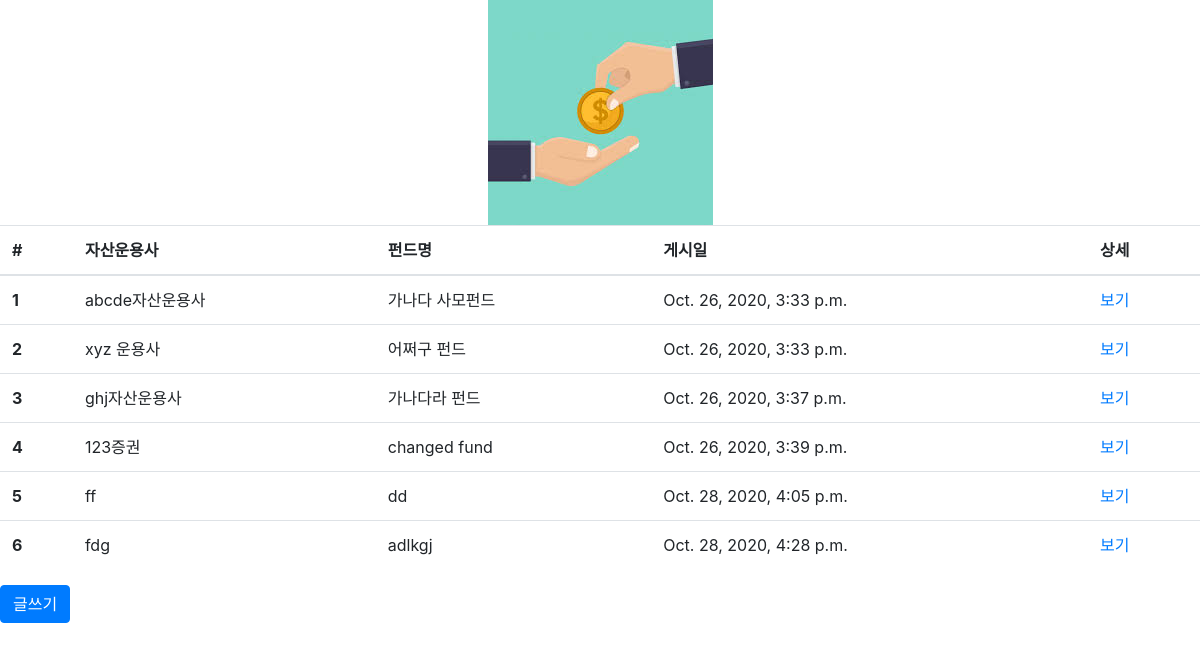
The page /portfolio/ on the database its author committed.
### portfolio/models.py (models this page shows, shortened)
class Portfolios(models.Model):
    author = models.CharField(max_length=100)
    body = models.TextField()
    created_at = models.DateTimeField()

### portfolio/views.py (the view)
# urls.py: path('', views.index, name='index'),
def index(request):
    portfolio = Portfolios.objects.all().order_by('created_at')
    context = {'portfolio': portfolio}
    return render(request, 'portfolio/index.html', context)

### portfolio/templates/portfolio/index.html
{% extends "base.html" %}
{% load static %}
{% block style %}
    <link rel="stylesheet" href="{%static 'portfolio/style.css' %}" type="text/css" />
{% endblock %}
{% block content %}
    <box>
        <img id="icon" src="{% static 'portfolio/images/icon.jpeg' %}"></img>
    </box>
        {% if portfolio %}
        <table class="table table-hover">
            <thead>
                <tr>
                    <th>#</th>
                    <th>자산운용사</th>
                    <th>펀드명</th>
                    <th>게시일</th>
                    <th>상세</th>
                </tr>
            </thead>
            <tbody>
                {% for port in portfolio %}
                <tr>
                    <th>{{port.id}}</th>
                    <td>{{port.author}}</td>
                    <td>{{port.body}}</td>
                    <td>{{port.created_at}}</td>
                    <td><a href = "{% url 'portfolio:detail' port.id %}">보기</a></td>
                </tr>
                {% endfor %}
            </tbody>
        </table>
        {% else %}
        <p>NO FUNDS FOUND</p>
        {% endif %}
        <a class="btn btn-primary" href="{% url 'portfolio:new' %}">글쓰기</a>
{% endblock %}

### templates/base.html (shortened to what this page needs)
{% load static %}
<!DOCTYPE html>
<html lang="ko">
  <head>
    <link rel="stylesheet" href="https://cdn.jsdelivr.net/npm/bootstrap@4.5.3/dist/css/bootstrap.min.css">
    <link rel="stylesheet" href="{% static 'style.css'%}" type="text/css"/>
    {% block style %}
    {% endblock %}
  </head>
<body>
    {% block content %}
    {% endblock %}
</body>
</html>

### static/style.css (style rules this page uses)
* { margin: 0px; padding: 0px; box-sizing: border-box; }

### portfolio/static/portfolio/style.css (style rules this page uses)
box { display: flex; align-items: center; justify-content: center; margin: auto; }

### rows shown on the page
Portfolios: id "1", author "abcde자산운용사", body "가나다 사모펀드", created_at "Oct. 26, 2020, 3:33 p.m."
Portfolios: id "2", author "xyz 운용사", body "어쩌구 펀드", created_at "Oct. 26, 2020, 3:33 p.m."
Portfolios: id "3", author "ghj자산운용사", body "가나다라 펀드", created_at "Oct. 26, 2020, 3:37 p.m."
Portfolios: id "4", author "123증권", body "changed fund", created_at "Oct. 26, 2020, 3:39 p.m."
Portfolios: id "5", author "ff", body "dd", created_at "Oct. 28, 2020, 4:05 p.m."
Portfolios: id "6", author "fdg", body "adlkgj", created_at "Oct. 28, 2020, 4:28 p.m."
